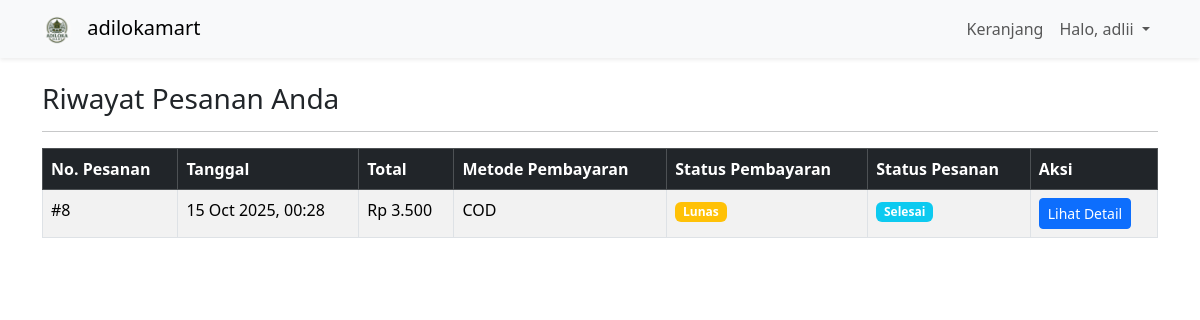
Page /riwayat_pesanan.php (signed in) on the committed database.
### tables this page shows
CREATE TABLE `pesanan` (
  `id_pesanan` int(11) NOT NULL,
  `id_pengguna` int(11) DEFAULT NULL,
  `nama_pemesan` varchar(255) NOT NULL,
  `alamat_pemesan` text NOT NULL,
  `telepon_pemesan` varchar(25) NOT NULL,
  `tanggal_pesanan` timestamp NOT NULL DEFAULT current_timestamp(),
  `total_harga` int(11) NOT NULL,
  `metode_pembayaran` varchar(50) NOT NULL,
  `bukti_pembayaran` varchar(255) DEFAULT NULL,
  `status_pembayaran` enum('pending','lunas','ditolak') NOT NULL DEFAULT 'pending',
  `status` enum('diproses','dikirim','selesai','dibatalkan') NOT NULL DEFAULT 'diproses'
);

### riwayat_pesanan.php (the view, shortened to what this page needs)
<?php
require_once 'config.php';
$id_pengguna = $_SESSION['id_pengguna'];
$result = $conn->prepare("SELECT * FROM pesanan WHERE id_pengguna = ? ORDER BY tanggal_pesanan DESC");
$result->bind_param("i", $id_pengguna);
$result->execute();
$pesanan_pengguna = $result->get_result();
?>
<!DOCTYPE html>
<html lang="id">
<head>
    <link href="https://cdn.jsdelivr.net/npm/bootstrap@5.3.2/dist/css/bootstrap.min.css" rel="stylesheet">
</head>
<body>
    <nav class="navbar navbar-expand-lg navbar-light bg-light shadow-sm">
        <div class="container">
            <a class="navbar-brand" href="index.php">
                <img src="assets/img/logo.jpg" alt="adilokamart Logo" style="height: 30px; margin-right: 10px; border-radius: 50%;">
                adilokamart
            </a>
            <div class="collapse navbar-collapse">
                <ul class="navbar-nav ms-auto">
                    <li class="nav-item">
                        <a class="nav-link" href="keranjang.php">Keranjang</a>
                    </li>
                    <li class="nav-item dropdown">
                        <a class="nav-link dropdown-toggle" href="#" id="navbarDropdown" role="button" data-bs-toggle="dropdown" aria-expanded="false">
                            Halo, <?php echo htmlspecialchars($_SESSION['nama_pengguna']); ?>
                        </a>
                    </li>
                </ul>
            </div>
        </div>
    </nav>
    <div class="container mt-4">
        <h3>Riwayat Pesanan Anda</h3>
        <hr>
        <div class="table-responsive">
            <table class="table table-bordered table-striped table-hover">
                <thead class="table-dark">
                    <tr>
                        <th>No. Pesanan</th>
                        <th>Tanggal</th>
                        <th>Total</th>
                        <th>Metode Pembayaran</th>
                        <th>Status Pembayaran</th>
                        <th>Status Pesanan</th>
                        <th>Aksi</th>
                    </tr>
                </thead>
                <tbody>
                    <?php if ($pesanan_pengguna->num_rows > 0): ?>
                        <?php while($pesanan = $pesanan_pengguna->fetch_assoc()): ?>
                        <tr>
                            <td>#<?php echo $pesanan['id_pesanan']; ?></td>
                            <td><?php echo date('d M Y, H:i', strtotime($pesanan['tanggal_pesanan'])); ?></td>
                            <td>Rp <?php echo number_format($pesanan['total_harga'], 0, ',', '.'); ?></td>
                            <td><?php echo htmlspecialchars($pesanan['metode_pembayaran']); ?></td>
                            <td><span class="badge bg-warning"><?php echo ucfirst(htmlspecialchars($pesanan['status_pembayaran'])); ?></span></td>
                            <td><span class="badge bg-info"><?php echo ucfirst(htmlspecialchars($pesanan['status'])); ?></span></td>
                            <td>
                                <a href="cek_pesanan.php?id_pesanan=<?php echo $pesanan['id_pesanan']; ?>" class="btn btn-primary btn-sm">Lihat Detail</a>
                            </td>
                        </tr>
                        <?php endwhile; ?>
                    <?php else: ?>
                        <tr>
                            <td colspan="7" class="text-center">Anda belum memiliki riwayat pesanan.</td>
                        </tr>
                    <?php endif; ?>
                </tbody>
            </table>
        </div>
    </div>
</body>
</html>

### rows in the picture
pesanan: id_pesanan "8", tanggal_pesanan "15 Oct 2025, 00:28", total_harga "3.500", metode_pembayaran "COD", status_pembayaran "Lunas", status "Selesai"

### other values in the picture
$_SESSION['nama_pengguna'] "adlii"
